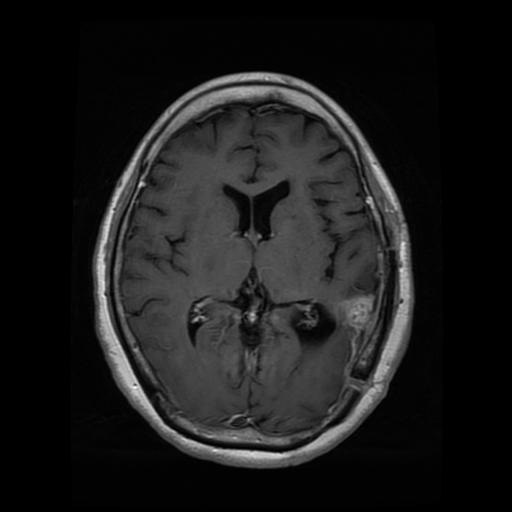
%> input picture brain1.jpg, 512 x 512 px
$ octave --eval "result = InnerBrainMask(imread('brain1.jpg'));"   (GNU Octave 9; MATLAB toolbox functions it lacks are replaced by stand-ins)
%> lines starting %> are read from the running program, lines starting %| are printed output that depends on the picture; in (x1, y1, x2, y2) boxes, pixels count from 0 and x2, y2 are one past the last pixel; in counts of white or black regions, pixels touching at a corner belong together; the program's own positions count from 1
function I_masked = InnerBrainMask(I)
    gray = im2gray(I);

    bw = imbinarize(gray, 'adaptive', 'Sensitivity', 0.5);
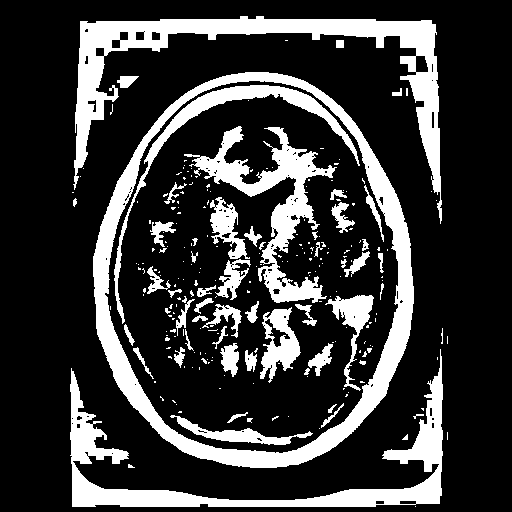
%> bw: size 512x512 logical; 22.4% white; 244 white regions (186 under 20 px), largest, box (x1, y1, x2, y2) and area: (93, 72, 414, 468) 15465, (73, 16, 442, 224) 12102, (70, 349, 443, 507) 9547
    bw = imfill(bw, 'holes');
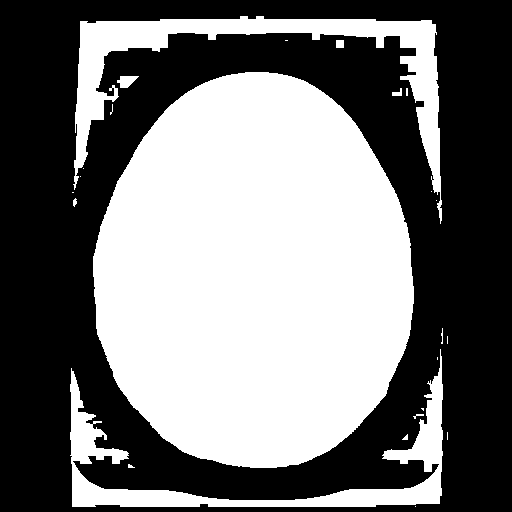
%> bw: size 512x512 logical; 46.6% white; 24 white regions (14 under 20 px), largest, box (x1, y1, x2, y2) and area: (93, 72, 414, 468) 99266, (73, 16, 442, 224) 12699, (70, 349, 443, 507) 9688
    bw = bwareafilt(bw, 1);
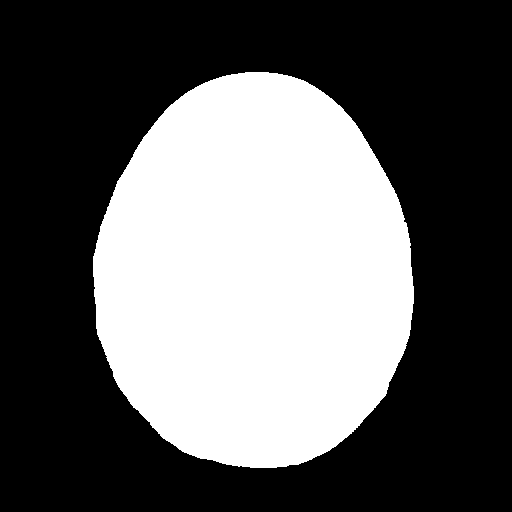
%> bw: size 512x512 logical; 37.9% white; 1 white region, box (x1, y1, x2, y2) and area: (93, 72, 414, 468) 99266

    se = strel('disk', 35);
    bw_eroded = imerode(bw, se);
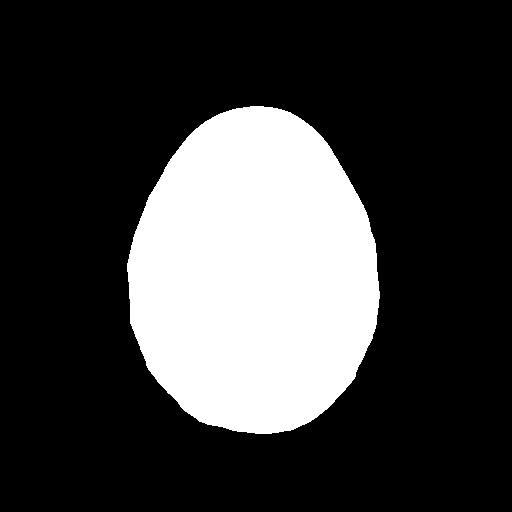
%> bw_eroded: size 512x512 logical; 24.4% white; 1 white region, box (x1, y1, x2, y2) and area: (127, 106, 380, 434) 64036
    I_masked = I;
%> I_masked is the input picture: size 512x512x3 uint8; min 0, max 255, mean 27.4

    if size(I_masked,3) == 1  % grayscale
        I_masked = repmat(I_masked, [1 1 3]); % convert to RGB
    end
    I_masked(repmat(~bw_eroded, [1 1 3])) = 0;
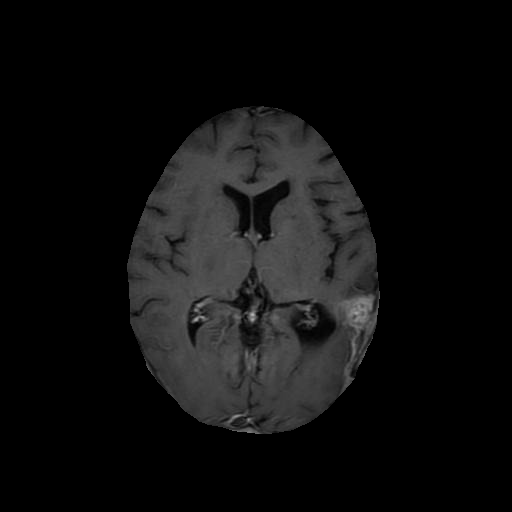
%> I_masked: size 512x512x3 uint8; min 0, max 182, mean 14.7

end

$ run again, on brain2.jpg
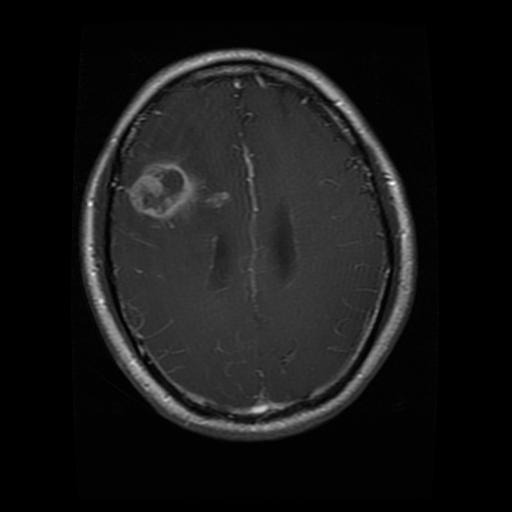
%> input picture brain2.jpg, 512 x 512 px
%> in InnerBrainMask, `bw = imbinarize(gray, 'adaptive', 'Sensitivity', 0.5);`:
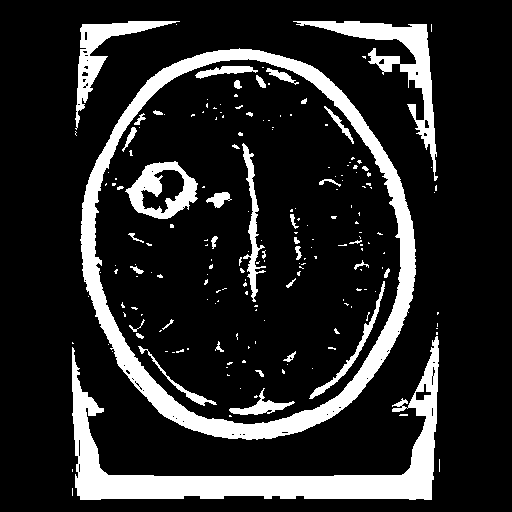
%> bw: size 512x512 logical; 16% white; 195 white regions (154 under 20 px), largest, box (x1, y1, x2, y2) and area: (80, 48, 416, 440) 15881, (72, 336, 439, 500) 12495, (293, 21, 438, 181) 3863
%> bw_eroded: size 512x512 logical; 25.2% white; 1 white region, box (x1, y1, x2, y2) and area: (116, 83, 381, 405) 66130
%> in InnerBrainMask, I_masked is the input picture: size 512x512x3 uint8; min 0, max 255, mean 23.2
%> in InnerBrainMask, `I_masked(repmat(~bw_eroded, [1 1 3])) = 0;`:
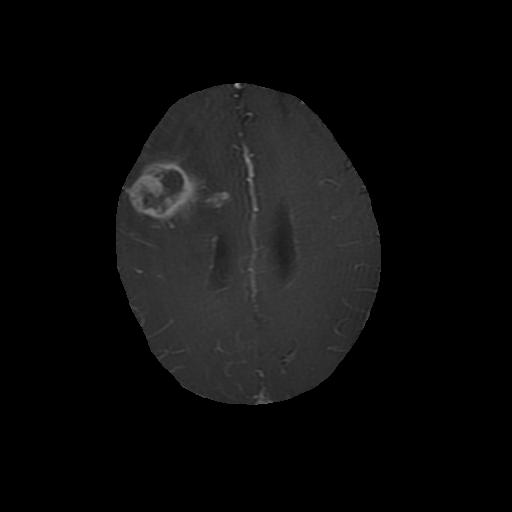
%> I_masked: size 512x512x3 uint8; min 0, max 154, mean 13.2

$ run again, on brain3.jpg
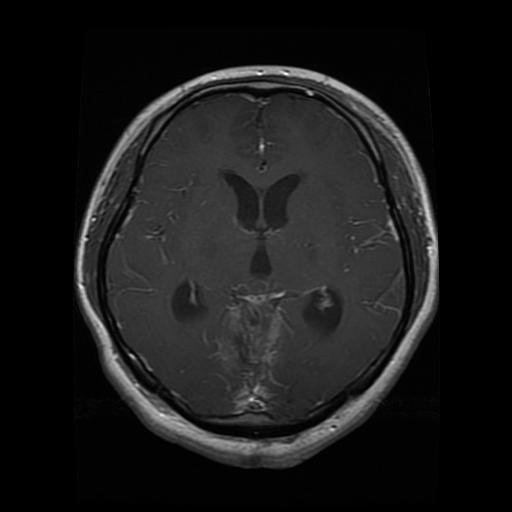
%> input picture brain3.jpg, 512 x 512 px
%> in InnerBrainMask, `bw = imbinarize(gray, 'adaptive', 'Sensitivity', 0.5);`:
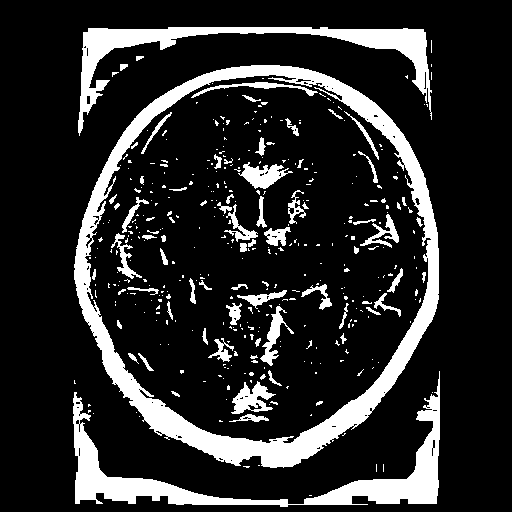
%> bw: size 512x512 logical; 16.5% white; 392 white regions (316 under 20 px), largest, box (x1, y1, x2, y2) and area: (74, 65, 439, 468) 18509, (73, 371, 440, 507) 8389, (78, 27, 432, 136) 6291
%> bw_eroded: size 512x512 logical; 28.6% white; 1 white region, box (x1, y1, x2, y2) and area: (109, 99, 405, 430) 74918
%> in InnerBrainMask, I_masked is the input picture: size 512x512x3 uint8; min 0, max 255, mean 25.8
%> in InnerBrainMask, `I_masked(repmat(~bw_eroded, [1 1 3])) = 0;`:
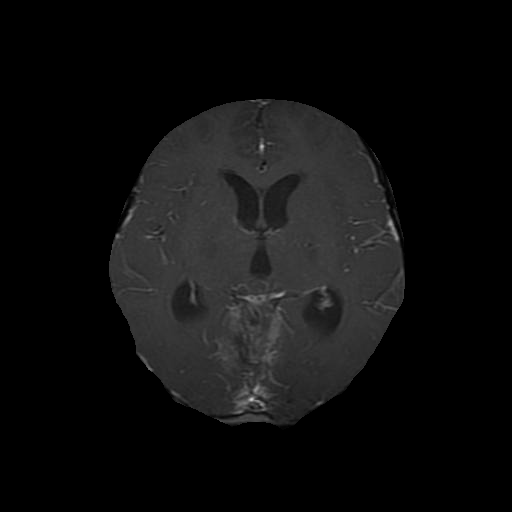
%> I_masked: size 512x512x3 uint8; min 0, max 207, mean 14.9
